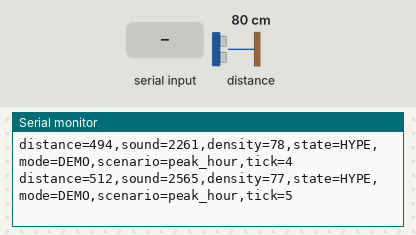
A sketch run on a simulated ESP32. Shown: the last lines printed to the serial monitor. Inputs (shaded band) come from the test bench; at power-on: distance to the obstacle 80 cm. I2S audio is not simulated (input reads silence).

Above: at 1.2 s.
1.3 s: "status\n" received over Serial
2.9 s: "demo\n" received over Serial
4.5 s: "live\n" received over Serial
At 4.88 s:
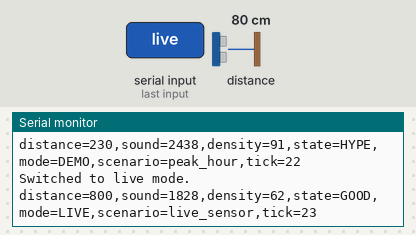
6.2 s: distance to the obstacle set to 120 cm
At 6.64 s:
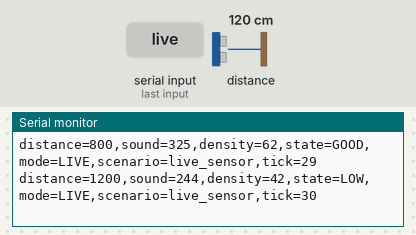
8.2 s: "next\n" received over Serial
9.9 s: "scenario 90\n" received over Serial
Timing chart, 0 to 12.4 s (numbered marks = the images above; inputs shaded):
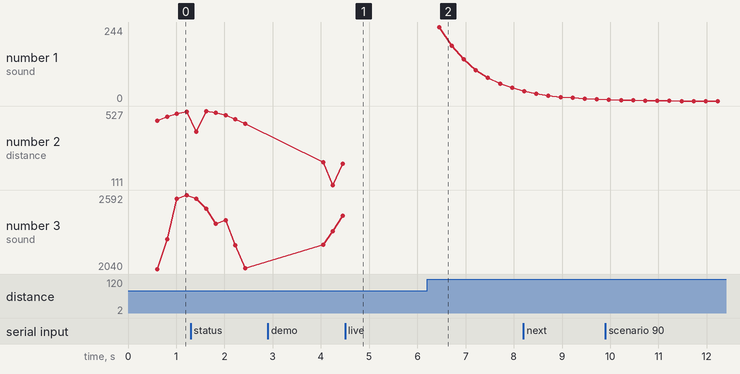

Measured:
- after the input at 4.5 s, the serial monitor: prints a new line after 0.15 s (image 1)
- after the input at 6.2 s, the serial monitor: prints a new line after 0.26 s (image 2)

The sketch:

smart_dj.ino
```cpp
#include <Wire.h>
#include <Adafruit_VL53L0X.h>
#include <driver/i2s.h>

Adafruit_VL53L0X lox = Adafruit_VL53L0X();

// Keep demo mode on by default while hardware is unstable.
// Set this to false later when you want the sketch to try live sensors first.
static const bool FORCE_DEMO_MODE = true;
static const unsigned long LOOP_DELAY_MS = 200;

static const int I2S_WS = 25;
static const int I2S_SCK = 26;
static const int I2S_SD = 33;
static const i2s_port_t I2S_PORT = I2S_NUM_0;
static const int SAMPLE_BUFFER_SIZE = 256;
static const int SOUND_GOOD_THRESHOLD = 1000;
static const int SOUND_HYPE_THRESHOLD = 2000;
static const int SOUND_TOO_LOUD_THRESHOLD = 3200;

int32_t samples[SAMPLE_BUFFER_SIZE];
bool liveMode = false;
int currentScenario = 2;
unsigned long tickCount = 0;
float smoothedSound = 0.0f;

const char* scenarioKeys[] = {
  "warmup_room",
  "crowd_surge",
  "peak_hour",
  "too_loud_alert",
  "late_night_dip"
};

struct DemoSample {
  int distanceMm;
  int soundLevel;
};

void setupI2S() {
  const i2s_config_t config = {
    .mode = (i2s_mode_t)(I2S_MODE_MASTER | I2S_MODE_RX),
    .sample_rate = 16000,
    .bits_per_sample = I2S_BITS_PER_SAMPLE_32BIT,
    .channel_format = I2S_CHANNEL_FMT_ONLY_LEFT,
    .communication_format = I2S_COMM_FORMAT_STAND_I2S,
    .intr_alloc_flags = 0,
    .dma_buf_count = 8,
    .dma_buf_len = 64,
    .use_apll = false,
    .tx_desc_auto_clear = false,
    .fixed_mclk = 0
  };

  const i2s_pin_config_t pins = {
    .bck_io_num = I2S_SCK,
    .ws_io_num = I2S_WS,
    .data_out_num = I2S_PIN_NO_CHANGE,
    .data_in_num = I2S_SD
  };

  i2s_driver_install(I2S_PORT, &config, 0, NULL);
  i2s_set_pin(I2S_PORT, &pins);
  i2s_zero_dma_buffer(I2S_PORT);
}

int clampValue(int value, int lower, int upper) {
  if (value < lower) {
    return lower;
  }
  if (value > upper) {
    return upper;
  }
  return value;
}

int mapDensity(int distanceMm) {
  long density = map(clampValue(distanceMm, 50, 2000), 50, 2000, 100, 0);
  return clampValue((int)density, 0, 100);
}

int readSoundLevel() {
  size_t bytesRead = 0;
  i2s_read(I2S_PORT, samples, sizeof(samples), &bytesRead, portMAX_DELAY);
  int count = bytesRead / sizeof(int32_t);

  if (count == 0) {
    return 0;
  }

  int64_t accumulator = 0;
  for (int i = 0; i < count; i++) {
    int32_t centered = samples[i] >> 14;
    accumulator += abs(centered);
  }

  return accumulator / count;
}

int smoothSound(int rawSound) {
  smoothedSound = 0.25f * rawSound + 0.75f * smoothedSound;
  return (int)smoothedSound;
}

const char* classifyState(int density, int soundLevel) {
  if (soundLevel >= SOUND_TOO_LOUD_THRESHOLD) {
    return "TOO LOUD";
  }
  if (density >= 70 && soundLevel >= SOUND_HYPE_THRESHOLD) {
    return "HYPE";
  }
  if (soundLevel >= SOUND_GOOD_THRESHOLD || density >= 55) {
    return "GOOD";
  }
  return "LOW";
}

DemoSample generateDemoSample(unsigned long tick, int scenario) {
  DemoSample sample;
  switch (scenario) {
    case 0:
      sample.distanceMm = 1350 + 180 * sin(tick / 4.5f) - ((tick % 7 == 0) ? 90 : 0);
      sample.soundLevel = 650 + 240 * sin((tick / 3.2f) + 0.7f) + ((tick % 5 == 0) ? 200 : 0);
      break;
    case 1:
      sample.distanceMm = 720 + 320 * sin(tick / 4.6f) - ((tick % 7 == 0) ? 220 : 0);
      sample.soundLevel = 1200 + 500 * sin((tick / 3.4f) + 0.7f) + ((tick % 5 == 0) ? 380 : 0);
      break;
    case 2:
      sample.distanceMm = 380 + 150 * sin(tick / 4.6f) - ((tick % 7 == 0) ? 120 : 0);
      sample.soundLevel = 2200 + 760 * sin((tick / 3.4f) + 0.7f) + ((tick % 5 == 0) ? 650 : 0);
      break;
    case 3:
      sample.distanceMm = 300 + 80 * sin(tick / 4.2f) - ((tick % 7 == 0) ? 60 : 0);
      sample.soundLevel = 2900 + 820 * sin((tick / 3.0f) + 0.4f) + ((tick % 5 == 0) ? 900 : 0);
      break;
    default:
      sample.distanceMm = 1500 + 280 * sin(tick / 4.4f) - ((tick % 7 == 0) ? 70 : 0);
      sample.soundLevel = 540 + 180 * sin((tick / 3.6f) + 0.7f) + ((tick % 5 == 0) ? 130 : 0);
      break;
  }

  sample.distanceMm = clampValue(sample.distanceMm, 80, 2000);
  sample.soundLevel = clampValue(sample.soundLevel, 120, 4096);
  return sample;
}

bool initLiveHardware() {
  Wire.begin();
  setupI2S();

  if (!lox.begin()) {
    Serial.println("VL53L0X init failed. Falling back to demo mode.");
    return false;
  }

  return true;
}

void emitFrame(int distanceMm, int soundLevel, const char* mode, const char* scenario) {
  int density = mapDensity(distanceMm);
  int stableSound = smoothSound(soundLevel);
  const char* state = classifyState(density, stableSound);

  Serial.print("distance=");
  Serial.print(distanceMm);
  Serial.print(",sound=");
  Serial.print(stableSound);
  Serial.print(",density=");
  Serial.print(density);
  Serial.print(",state=");
  Serial.print(state);
  Serial.print(",mode=");
  Serial.print(mode);
  Serial.print(",scenario=");
  Serial.print(scenario);
  Serial.print(",tick=");
  Serial.println(tickCount);
}

void handleCommand(String command) {
  command.trim();
  command.toLowerCase();

  if (command == "status") {
    Serial.print("Current mode: ");
    Serial.println(liveMode ? "LIVE" : "DEMO");
    Serial.print("Scenario: ");
    Serial.println(scenarioKeys[currentScenario]);
    return;
  }

  if (command == "demo") {
    liveMode = false;
    Serial.println("Switched to demo mode.");
    return;
  }

  if (command == "live") {
    liveMode = initLiveHardware();
    Serial.println(liveMode ? "Switched to live mode." : "Live mode unavailable, still in demo mode.");
    return;
  }

  if (command == "next") {
    currentScenario = (currentScenario + 1) % 5;
    Serial.print("Scenario: ");
    Serial.println(scenarioKeys[currentScenario]);
    return;
  }

  if (command.startsWith("scenario ")) {
    int requested = command.substring(9).toInt() - 1;
    if (requested >= 0 && requested < 5) {
      currentScenario = requested;
      Serial.print("Scenario: ");
      Serial.println(scenarioKeys[currentScenario]);
    } else {
      Serial.println("Scenario index must be between 1 and 5.");
    }
  }
}

void setup() {
  Serial.begin(115200);
  while (!Serial) {
    delay(10);
  }

  Serial.println("Smart DJ Booth booting...");
  liveMode = !FORCE_DEMO_MODE && initLiveHardware();

  if (liveMode) {
    Serial.println("Running in live hardware mode.");
  } else {
    Serial.println("Running in demo fallback mode.");
  }
}

void loop() {
  if (Serial.available()) {
    handleCommand(Serial.readStringUntil('\n'));
  }

  if (liveMode) {
    VL53L0X_RangingMeasurementData_t measure;
    lox.rangingTest(&measure, false);

    if (measure.RangeStatus == 4) {
      emitFrame(2000, readSoundLevel(), "LIVE", "live_sensor");
    } else {
      emitFrame(measure.RangeMilliMeter, readSoundLevel(), "LIVE", "live_sensor");
    }
  } else {
    DemoSample sample = generateDemoSample(tickCount, currentScenario);
    emitFrame(sample.distanceMm, sample.soundLevel, "DEMO", scenarioKeys[currentScenario]);
  }

  tickCount++;
  delay(LOOP_DELAY_MS);
}
```
